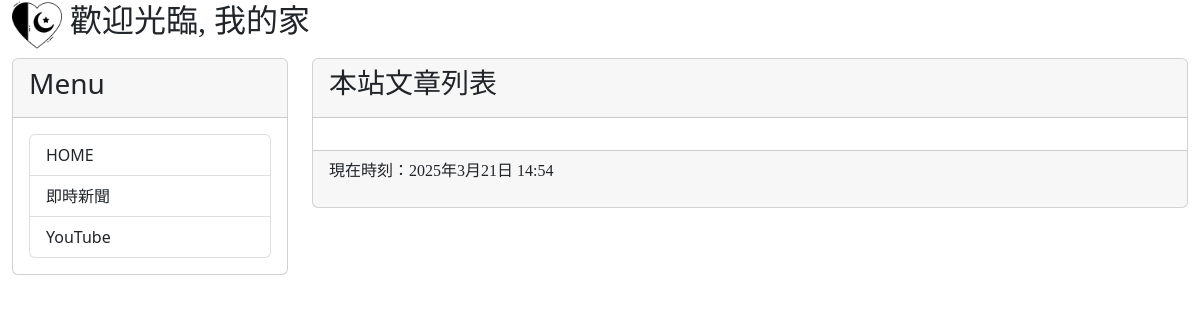
Before: / with the older database file.
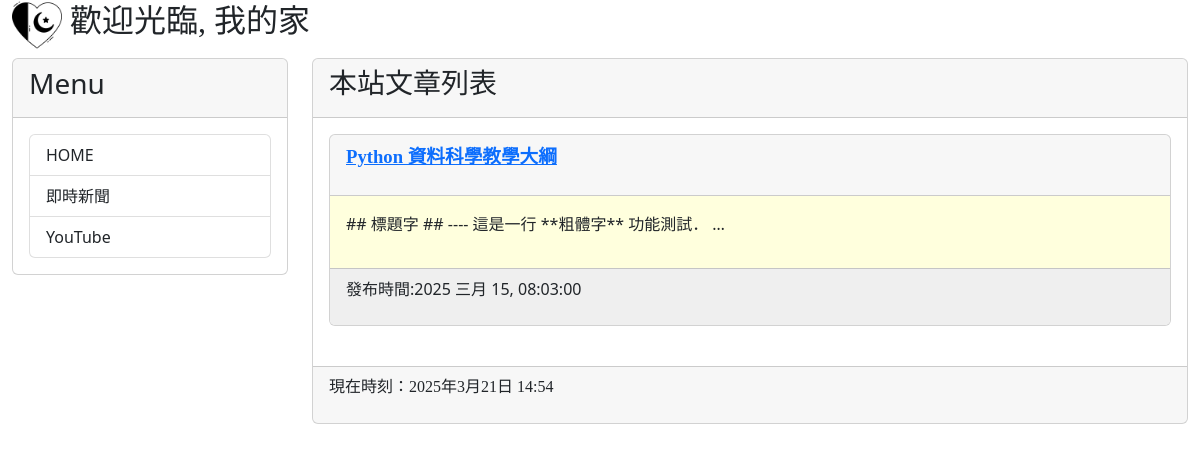
After: the same page with the newer database file.
### mysite/models.py (models this page shows, shortened)
class Post(models.Model):
    title = models.CharField(max_length=200)
    slug = models.CharField(max_length=200)
    body = models.TextField()
    pub_date = models.DateTimeField(auto_now_add=True)
    class Meta:
        ordering = ('-pub_date',)

### mysite/views.py (the view)
# urls.py: path('', homepage),
def homepage(request):
    posts = Post.objects.all()
    now = datetime.now()
    return render(request, "index.html", locals())

### templates/index.html (shortened to what this page needs)
{% extends 'base.html' %}
{% block headmessage %}
    <h3 style="font-family: 標楷體;">本站文章列表</h3>
{% endblock %}
{% block content %}
    {% for post in posts %}
    <div class="card">
        <div class="card-header">
            <p style="font-family: 微軟正黑體; font-size: 14pt; font-weight: bold;">
                <a href="/post/{{post.slug}}">{{post.title}}</a>
            </p>
        </div>
        <div class="card-body" style="background-color: #ffffdd;">
            <p>
                {{post.body | truncatechars:40}}
            </p>
        </div>
        <div class="card-footer" style="background-color: #efefef;">
            <p>
                發布時間:{{post.pub_date | date:"Y M d, h:m:s"}}
            </p>
        </div>
    </div>
    <br>
    {% endfor %}
{% endblock %}

### templates/base.html (shortened to what this page needs)
<!DOCTYPE>
<html>
    <head>
        <link href="https://cdn.jsdelivr.net/npm/bootstrap@5.2.3/dist/css/bootstrap.min.css" rel="stylesheet">
    </head>
    <body>
        <div class="container-fluid">
            {% include 'header.html' %}
            <div class="row">
                <div class="col-sm-3 col-md-3">
                    <div class="card">
                        <div class="card-header">
                            <h3>Menu</h3>
                        </div>
                        <div class="card-body">
                            <div class="list-group">
                                <a href="/" class="list-group-item">HOME</a>
                                <a href="https://google.com/news" class="list-group-item">即時新聞</a>
                                <a href="https://youtube.com" class="list-group-item">YouTube</a>
                            </div>
                        </div>
                    </div>
                </div>
                <div class="col-sm-9 col-md-9">
                    <div class="card">
                        <div class="card-header">
                            {% block headmessage %} {% endblock %}
                        </div>
                        <div class="card-body">
                            {% block content %} {% endblock %}
                        </div>
                        <div class="card-footer">
                            {% include 'footer.html' %}
                        </div>
                    </div>
                </div>
            </div>
        </div>
    </body>
</html>

### templates/header.html
{% load static %}
<h2 style="font-family: 微軟正黑體;">
    <img src="{% static 'images/logo.png' %}" width="50">
    歡迎光臨, 我的家</h2>

### templates/footer.html
{% block footer %}
    {% if now %}
    <p style="font-family: 微軟正黑體;">現在時刻：{{ now }}</p>
    {% else %}
    <p style="font-family: 微軟正黑體;">本文內容取自網路, 如有侵權請來信通知下架...</p>
    {% endif %}
{% endblock %}

Changed rows visible on the page:
added Post: title "Python 資料科學教學大綱", body "## 標題字 ## ---- 這是一行 **粗體字** 功能測試． …", pub_date "2025 三月 15, 08:03:00"
